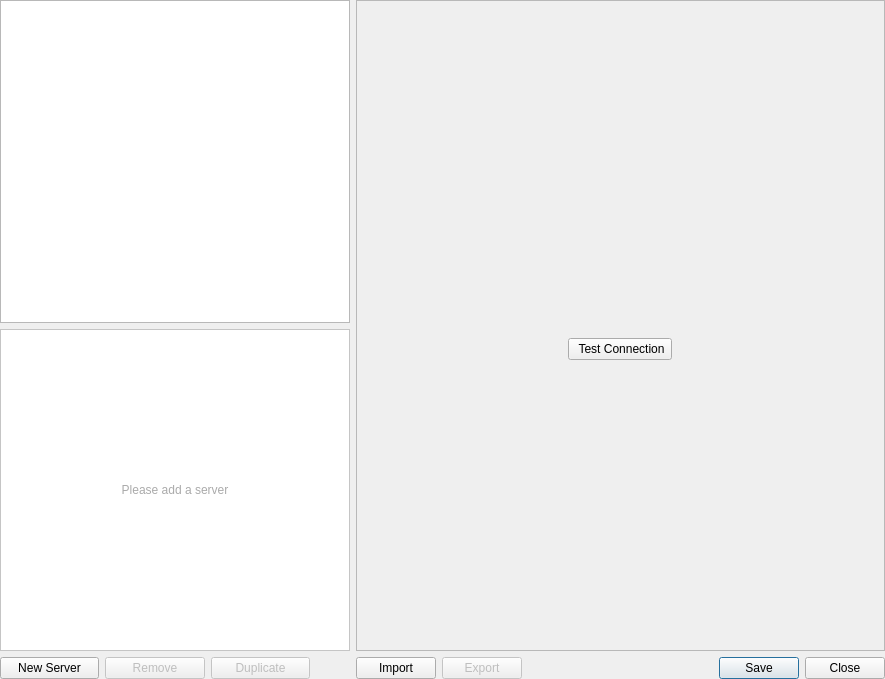
<?xml version="1.0" encoding="UTF-8"?>
<ui version="4.0">
 <class>Form</class>
 <widget class="QWidget" name="Form">
  <property name="geometry">
   <rect>
    <x>0</x>
    <y>0</y>
    <width>885</width>
    <height>679</height>
   </rect>
  </property>
  <property name="windowTitle">
   <string>Form</string>
  </property>
  <layout class="QVBoxLayout" name="verticalLayout_2">
   <property name="leftMargin">
    <number>0</number>
   </property>
   <property name="topMargin">
    <number>0</number>
   </property>
   <property name="rightMargin">
    <number>0</number>
   </property>
   <property name="bottomMargin">
    <number>0</number>
   </property>
   <item>
    <layout class="QHBoxLayout" name="horizontalLayout_4">
     <item>
      <layout class="QVBoxLayout" name="verticalLayout">
       <item>
        <widget class="QListWidget" name="listServers">
         <property name="sizePolicy">
          <sizepolicy hsizetype="Minimum" vsizetype="Expanding">
           <horstretch>0</horstretch>
           <verstretch>0</verstretch>
          </sizepolicy>
         </property>
         <property name="minimumSize">
          <size>
           <width>350</width>
           <height>0</height>
          </size>
         </property>
        </widget>
       </item>
       <item>
        <widget class="QLabel" name="txtNoServers">
         <property name="sizePolicy">
          <sizepolicy hsizetype="Minimum" vsizetype="Expanding">
           <horstretch>0</horstretch>
           <verstretch>0</verstretch>
          </sizepolicy>
         </property>
         <property name="minimumSize">
          <size>
           <width>350</width>
           <height>0</height>
          </size>
         </property>
         <property name="styleSheet">
          <string notr="true">font: 350 13pt &quot;Segoe UI&quot;;
color: rgb(170, 170, 170);
background-color: rgb(255, 255, 255);       </string>
         </property>
         <property name="frameShape">
          <enum>QFrame::StyledPanel</enum>
         </property>
         <property name="frameShadow">
          <enum>QFrame::Sunken</enum>
         </property>
         <property name="text">
          <string>Please add a server</string>
         </property>
         <property name="alignment">
          <set>Qt::AlignCenter</set>
         </property>
         <property name="wordWrap">
          <bool>true</bool>
         </property>
        </widget>
       </item>
      </layout>
     </item>
     <item>
      <layout class="QVBoxLayout" name="verticalLayout_3">
       <property name="spacing">
        <number>6</number>
       </property>
       <property name="leftMargin">
        <number>0</number>
       </property>
       <property name="topMargin">
        <number>0</number>
       </property>
       <property name="rightMargin">
        <number>0</number>
       </property>
       <item>
        <widget class="QStackedWidget" name="stackedWidgetContainer">
         <property name="sizePolicy">
          <sizepolicy hsizetype="Expanding" vsizetype="Expanding">
           <horstretch>0</horstretch>
           <verstretch>0</verstretch>
          </sizepolicy>
         </property>
         <property name="minimumSize">
          <size>
           <width>0</width>
           <height>0</height>
          </size>
         </property>
         <property name="frameShape">
          <enum>QFrame::StyledPanel</enum>
         </property>
         <property name="frameShadow">
          <enum>QFrame::Plain</enum>
         </property>
         <property name="lineWidth">
          <number>1</number>
         </property>
         <widget class="QWidget" name="stackedWidgetContainerPage">
          <layout class="QVBoxLayout" name="verticalLayout_4">
           <property name="leftMargin">
            <number>0</number>
           </property>
           <property name="topMargin">
            <number>0</number>
           </property>
           <property name="rightMargin">
            <number>0</number>
           </property>
           <property name="bottomMargin">
            <number>0</number>
           </property>
           <item alignment="Qt::AlignTop">
            <widget class="QStackedWidget" name="stackedWidget">
             <property name="sizePolicy">
              <sizepolicy hsizetype="Expanding" vsizetype="Preferred">
               <horstretch>0</horstretch>
               <verstretch>0</verstretch>
              </sizepolicy>
             </property>
             <property name="minimumSize">
              <size>
               <width>0</width>
               <height>0</height>
              </size>
             </property>
             <property name="frameShape">
              <enum>QFrame::NoFrame</enum>
             </property>
             <property name="frameShadow">
              <enum>QFrame::Plain</enum>
             </property>
             <property name="currentIndex">
              <number>0</number>
             </property>
             <widget class="QWidget" name="widgetEmpty">
              <property name="sizePolicy">
               <sizepolicy hsizetype="Expanding" vsizetype="Expanding">
                <horstretch>0</horstretch>
                <verstretch>0</verstretch>
               </sizepolicy>
              </property>
              <property name="maximumSize">
               <size>
                <width>16777215</width>
                <height>16777215</height>
               </size>
              </property>
             </widget>
            </widget>
           </item>
           <item>
            <layout class="QVBoxLayout" name="verticalLayout_5">
             <property name="leftMargin">
              <number>9</number>
             </property>
             <property name="topMargin">
              <number>9</number>
             </property>
             <property name="rightMargin">
              <number>9</number>
             </property>
             <property name="bottomMargin">
              <number>9</number>
             </property>
             <item alignment="Qt::AlignHCenter|Qt::AlignTop">
              <widget class="QPushButton" name="buttonTest">
               <property name="sizePolicy">
                <sizepolicy hsizetype="Preferred" vsizetype="Preferred">
                 <horstretch>0</horstretch>
                 <verstretch>0</verstretch>
                </sizepolicy>
               </property>
               <property name="minimumSize">
                <size>
                 <width>0</width>
                 <height>0</height>
                </size>
               </property>
               <property name="text">
                <string>  Test Connection </string>
               </property>
              </widget>
             </item>
            </layout>
           </item>
          </layout>
         </widget>
        </widget>
       </item>
      </layout>
     </item>
    </layout>
   </item>
   <item>
    <layout class="QHBoxLayout" name="horizontalLayout">
     <item>
      <widget class="QWidget" name="horizontalWidget" native="true">
       <property name="sizePolicy">
        <sizepolicy hsizetype="Minimum" vsizetype="Fixed">
         <horstretch>0</horstretch>
         <verstretch>0</verstretch>
        </sizepolicy>
       </property>
       <property name="minimumSize">
        <size>
         <width>350</width>
         <height>0</height>
        </size>
       </property>
       <property name="cursor">
        <cursorShape>ArrowCursor</cursorShape>
       </property>
       <property name="tabletTracking">
        <bool>false</bool>
       </property>
       <layout class="QHBoxLayout" name="horizontalLayout_2">
        <property name="leftMargin">
         <number>0</number>
        </property>
        <property name="topMargin">
         <number>0</number>
        </property>
        <property name="rightMargin">
         <number>0</number>
        </property>
        <property name="bottomMargin">
         <number>0</number>
        </property>
        <item>
         <widget class="QPushButton" name="buttonNew">
          <property name="sizePolicy">
           <sizepolicy hsizetype="Preferred" vsizetype="Fixed">
            <horstretch>0</horstretch>
            <verstretch>0</verstretch>
           </sizepolicy>
          </property>
          <property name="text">
           <string>New Server</string>
          </property>
          <property name="shortcut">
           <string>Ctrl+N</string>
          </property>
         </widget>
        </item>
        <item>
         <widget class="QPushButton" name="buttonRemove">
          <property name="enabled">
           <bool>false</bool>
          </property>
          <property name="sizePolicy">
           <sizepolicy hsizetype="Preferred" vsizetype="Fixed">
            <horstretch>0</horstretch>
            <verstretch>0</verstretch>
           </sizepolicy>
          </property>
          <property name="text">
           <string>Remove</string>
          </property>
         </widget>
        </item>
        <item>
         <widget class="QPushButton" name="buttonDuplicate">
          <property name="enabled">
           <bool>false</bool>
          </property>
          <property name="sizePolicy">
           <sizepolicy hsizetype="Preferred" vsizetype="Fixed">
            <horstretch>0</horstretch>
            <verstretch>0</verstretch>
           </sizepolicy>
          </property>
          <property name="text">
           <string>Duplicate</string>
          </property>
         </widget>
        </item>
        <item>
         <spacer name="horizontalSpacer_2">
          <property name="orientation">
           <enum>Qt::Horizontal</enum>
          </property>
          <property name="sizeType">
           <enum>QSizePolicy::Preferred</enum>
          </property>
          <property name="sizeHint" stdset="0">
           <size>
            <width>40</width>
            <height>20</height>
           </size>
          </property>
         </spacer>
        </item>
       </layout>
      </widget>
     </item>
     <item>
      <widget class="QPushButton" name="buttonImport">
       <property name="toolTip">
        <string>Import servers (*.json)</string>
       </property>
       <property name="text">
        <string>Import</string>
       </property>
      </widget>
     </item>
     <item>
      <widget class="QPushButton" name="buttonExport">
       <property name="enabled">
        <bool>false</bool>
       </property>
       <property name="toolTip">
        <string>Export servers (*.json)</string>
       </property>
       <property name="layoutDirection">
        <enum>Qt::LeftToRight</enum>
       </property>
       <property name="text">
        <string>Export</string>
       </property>
      </widget>
     </item>
     <item>
      <spacer name="horizontalSpacer">
       <property name="orientation">
        <enum>Qt::Horizontal</enum>
       </property>
       <property name="sizeType">
        <enum>QSizePolicy::MinimumExpanding</enum>
       </property>
       <property name="sizeHint" stdset="0">
        <size>
         <width>40</width>
         <height>20</height>
        </size>
       </property>
      </spacer>
     </item>
     <item>
      <widget class="QPushButton" name="buttonSave">
       <property name="text">
        <string>Save</string>
       </property>
       <property name="shortcut">
        <string>Ctrl+S</string>
       </property>
       <property name="autoDefault">
        <bool>false</bool>
       </property>
       <property name="default">
        <bool>true</bool>
       </property>
      </widget>
     </item>
     <item>
      <widget class="QDialogButtonBox" name="buttonClose">
       <property name="sizePolicy">
        <sizepolicy hsizetype="Maximum" vsizetype="Fixed">
         <horstretch>0</horstretch>
         <verstretch>0</verstretch>
        </sizepolicy>
       </property>
       <property name="focusPolicy">
        <enum>Qt::StrongFocus</enum>
       </property>
       <property name="standardButtons">
        <set>QDialogButtonBox::Close</set>
       </property>
      </widget>
     </item>
    </layout>
   </item>
  </layout>
 </widget>
 <resources/>
 <connections/>
</ui>
